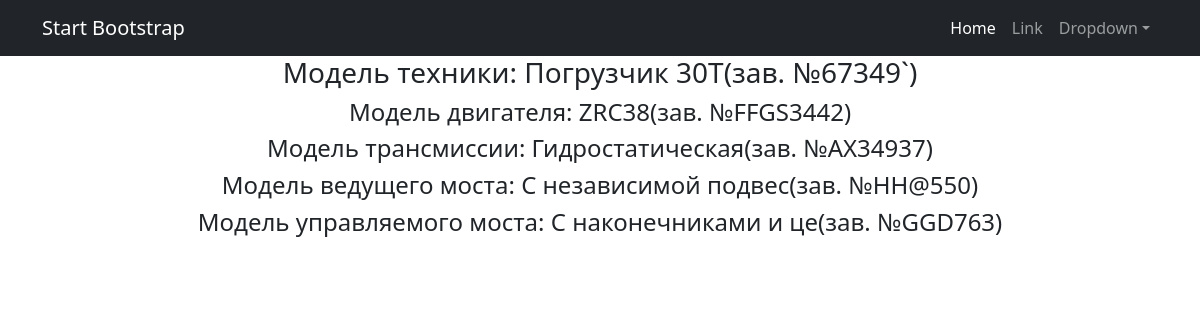
The page /machine/2 on the database as committed earlier.
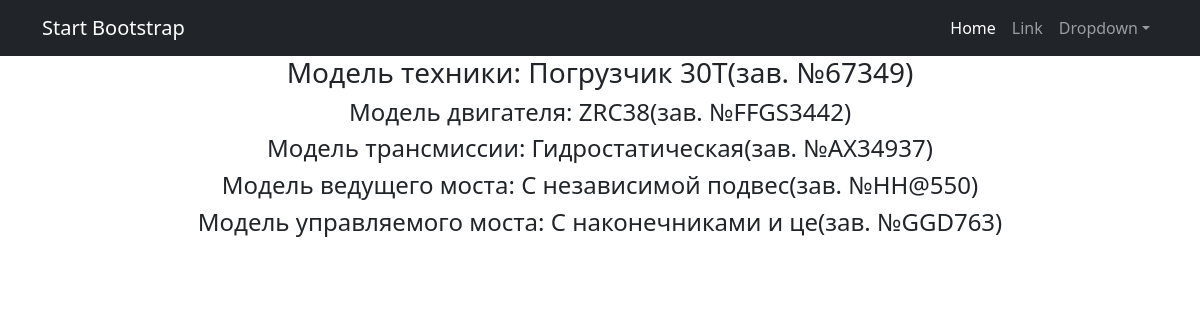
The same page on the database as committed later.
### serviceBook/models.py (models this page shows, shortened)
class Machine(models.Model):
    zavNumberMachine = models.CharField(max_length=20, unique=True)
    modelMachine = models.ForeignKey(
        Manual,
        on_delete=models.CASCADE,
        limit_choices_to={'nameClass': 'MMC'},
        related_name='modelMachine')
    modelMotor = models.ForeignKey(
        Manual,
        on_delete=models.CASCADE,
        limit_choices_to={'nameClass': 'MMT'},
        related_name='modelMotor')
    zavNumberMotor = models.CharField(max_length=20)
    modelTransmission = models.ForeignKey(
        Manual,
        on_delete=models.CASCADE,
        limit_choices_to={'nameClass': 'MT'},
        related_name='modelTransmission')
    zavNumberTransmission = models.CharField(max_length=20)
    modelDriveAxile = models.ForeignKey(
        Manual,
        on_delete=models.CASCADE,
        limit_choices_to={'nameClass': 'MDA'},
        related_name='modelDriveAxile')
    zavNumberDA = models.CharField(max_length=20)
    modelControllAxile = models.ForeignKey(
        Manual,
        on_delete=models.CASCADE,
        limit_choices_to={'nameClass': 'MCA'},
        related_name='modelControllAxile')
    zavNumberCA = models.CharField(max_length=20)
    deliveryContract = models.CharField(max_length=50)
    shipDate = models.DateTimeField(default=datetime.today)
    recipient = models.CharField(max_length=100)
    deliveryAddress = models.CharField(max_length=150)
    package = models.TextField(blank=True)
    client = models.CharField(max_length=150)
    serviceCompany = models.ForeignKey(Service, on_delete=models.CASCADE, related_name='serviceCompany')

class Manual(models.Model):
    modelMachine = 'MMC'
    modelMotor = 'MMT'
    modelTransmission = 'MT'
    modelDriveAxile = 'MDA'
    modelControllAxile = 'MCA'
    typeTO = 'TTO'
    failureNode = 'FND'
    wayToRecover = 'WTR'
    CHOICES = [
        (modelMachine, 'Модель техники'),
        (modelMotor, 'Модель двигателя'),
        (modelTransmission, 'Модель трансмиссии'),
        (modelDriveAxile, 'Модель ведущего моста'),
        (modelControllAxile, 'Модель управляемого моста'),
        (typeTO, 'Вид ТО'),
        (failureNode, 'Узел отказа'),
        (wayToRecover, 'Способ восстановления'),
    ]
    nameClass = models.CharField(max_length=3, choices=CHOICES, default=modelMachine)
    name = models.CharField(max_length=100)
    descriptions = models.TextField()
    def __str__(self):
        return f'{self.name}'

### serviceBook/views.py (the view)
# urls.py: path('machine/<int:pk>', OneMachineDetail.as_view(), name='machine_detail'),
class OneMachineDetail(DetailView):
    queryset = Machine.objects.all()
    template_name = 'one_machine.html'
    context_object_name = 'machine'

### templates/one_machine.html (shortened to what this page needs)
{% extends 'flatpages/default.html' %}
{% block content %}
    <h3>Модель техники: {{ machine.modelMachine }}(зав. №{{ machine.zavNumberMachine }})</h3>
    <h4>Модель двигателя: {{ machine.modelMotor }}(зав. №{{ machine.zavNumberMotor }})</h4>
    <h4>Модель трансмиссии: {{ machine.modelTransmission }}(зав. №{{ machine.zavNumberTransmission }})</h4>
    <h4>Модель ведущего моста: {{ machine.modelDriveAxile }}(зав. №{{ machine.zavNumberDA }})</h4>
    <h4>Модель управляемого моста: {{ machine.modelControllAxile }}(зав. №{{ machine.zavNumberCA }})</h4>
{% endblock content %}

Rows that differ between the two databases and show on the page:
changed Machine "FFGS3442": zavNumberMachine "67349`" → "67349"
